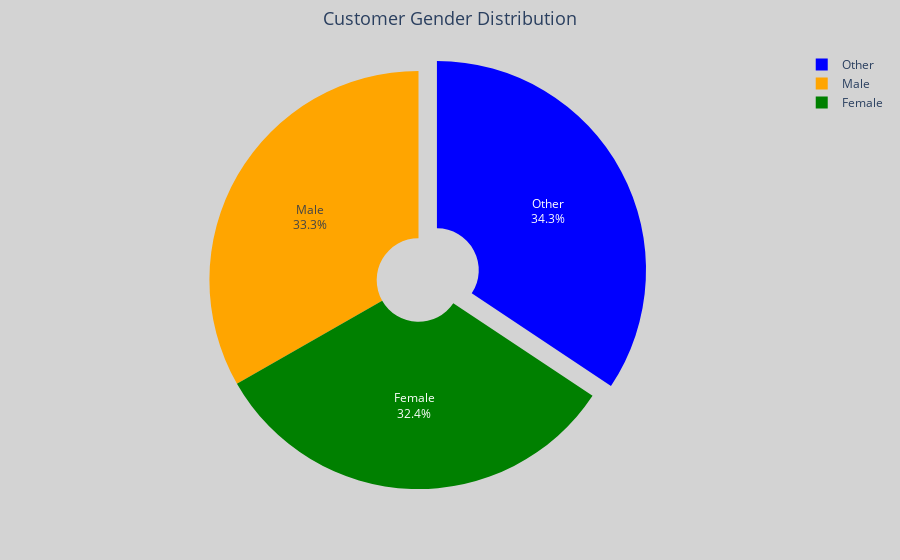

Source (notebook cell):
### Markdown cell above
## Plotting customer gender info on Pie Chart

### Code cell
TotalCustomerBase=(DroppedColumn['CustomerID'].count())
print('The total customer base accross all regions amounts to: '+str(TotalCustomerBase))

#Gender Split
GenderSplit = DroppedColumn['CustomerGender'].value_counts()
print(GenderSplit)

# Create a DataFrame for Plotly
NumpyDf = pd.DataFrame({
    'Gender': GenderSplit.index,
    'Count': GenderSplit.values
})

# Create an interactive pie chart with Plotly
fig = px.pie(NumpyDf, 
             values='Count', 
             names='Gender', 
             title='Customer Gender Distribution', 
             color_discrete_sequence=['blue', 'orange', 'green'],  # Colors for the pie segments
             hole=0.2)  # Adds a donut hole for style

# Style the chart
fig.update_traces(textinfo='percent+label', pull=[0.1, 0, 0], hoverinfo='label+percent+value')

# Set figure background color
fig.update_layout(
    paper_bgcolor='lightgrey',  # Background color
    showlegend=True,
    title_font_size=18,
    title_x=0.5,  # Center the title
    margin=dict(t=50, b=50, l=50, r=50)  # Set margins
)

# Show the pie chart
fig.show()

### Figure 1 — Plotly figure (JSON) as saved in the notebook; plotly's stock layout.template omitted (floating-point values rounded to 4 significant figures)
{"data": [{"domain": {"x": [0, 1], "y": [0, 1]}, "hole": 0.2, "hoverinfo": "label+percent+value", "hovertemplate": "Gender=%{label}<br>Count=%{value}<extra></extra>", "labels": ["Other", "Male", "Female"], "legendgroup": "", "name": "", "pull": [0.1, 0, 0], "showlegend": true, "textinfo": "percent+label", "type": "pie", "values": [790, 765, 745]}], "layout": {"autosize": true, "legend": {"tracegroupgap": 0}, "margin": {"b": 50, "l": 50, "r": 50, "t": 50}, "paper_bgcolor": "lightgrey", "piecolorway": ["blue", "orange", "green"], "showlegend": true, "title": {"font": {"size": 18}, "text": "Customer Gender Distribution", "x": 0.5}}}
